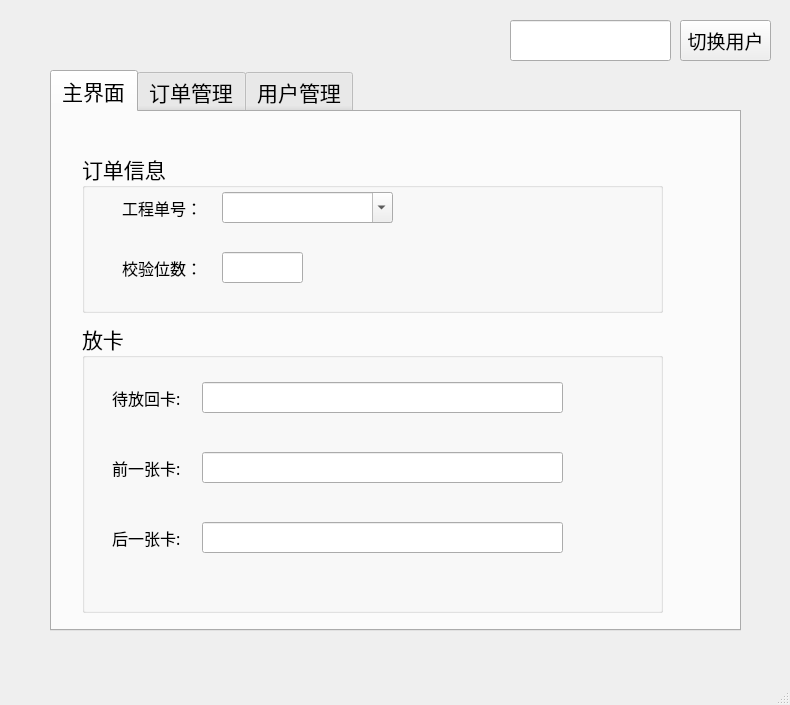
<?xml version="1.0" encoding="UTF-8"?>
<ui version="4.0">
 <class>MainWindow</class>
 <widget class="QMainWindow" name="MainWindow">
  <property name="geometry">
   <rect>
    <x>0</x>
    <y>0</y>
    <width>790</width>
    <height>705</height>
   </rect>
  </property>
  <property name="windowTitle">
   <string>MainWindow</string>
  </property>
  <widget class="QWidget" name="centralwidget">
   <widget class="QTabWidget" name="tabWidget">
    <property name="geometry">
     <rect>
      <x>50</x>
      <y>70</y>
      <width>691</width>
      <height>561</height>
     </rect>
    </property>
    <property name="font">
     <font>
      <family>微软雅黑</family>
      <pointsize>16</pointsize>
     </font>
    </property>
    <property name="currentIndex">
     <number>0</number>
    </property>
    <widget class="QWidget" name="tab">
     <attribute name="title">
      <string>主界面</string>
     </attribute>
     <widget class="QGroupBox" name="groupBox">
      <property name="geometry">
       <rect>
        <x>30</x>
        <y>40</y>
        <width>581</width>
        <height>161</height>
       </rect>
      </property>
      <property name="font">
       <font>
        <family>微软雅黑</family>
        <pointsize>16</pointsize>
       </font>
      </property>
      <property name="title">
       <string>订单信息</string>
      </property>
      <widget class="QLabel" name="label">
       <property name="geometry">
        <rect>
         <x>40</x>
         <y>40</y>
         <width>81</width>
         <height>31</height>
        </rect>
       </property>
       <property name="font">
        <font>
         <family>微软雅黑</family>
         <pointsize>12</pointsize>
        </font>
       </property>
       <property name="text">
        <string>工程单号：</string>
       </property>
      </widget>
      <widget class="QLabel" name="label_8">
       <property name="geometry">
        <rect>
         <x>40</x>
         <y>100</y>
         <width>91</width>
         <height>31</height>
        </rect>
       </property>
       <property name="font">
        <font>
         <family>微软雅黑</family>
         <pointsize>12</pointsize>
        </font>
       </property>
       <property name="text">
        <string>校验位数：</string>
       </property>
      </widget>
      <widget class="QLineEdit" name="get_check_num_edit">
       <property name="geometry">
        <rect>
         <x>140</x>
         <y>100</y>
         <width>81</width>
         <height>31</height>
        </rect>
       </property>
      </widget>
      <widget class="QComboBox" name="get_order_name_combo">
       <property name="geometry">
        <rect>
         <x>140</x>
         <y>40</y>
         <width>171</width>
         <height>31</height>
        </rect>
       </property>
       <property name="editable">
        <bool>true</bool>
       </property>
       <property name="currentText">
        <string/>
       </property>
       <property name="placeholderText">
        <string>请选择</string>
       </property>
      </widget>
     </widget>
     <widget class="QGroupBox" name="groupBox_6">
      <property name="geometry">
       <rect>
        <x>30</x>
        <y>210</y>
        <width>581</width>
        <height>291</height>
       </rect>
      </property>
      <property name="title">
       <string>放卡</string>
      </property>
      <widget class="QLabel" name="label_7">
       <property name="geometry">
        <rect>
         <x>30</x>
         <y>200</y>
         <width>91</width>
         <height>31</height>
        </rect>
       </property>
       <property name="font">
        <font>
         <family>微软雅黑</family>
         <pointsize>12</pointsize>
        </font>
       </property>
       <property name="text">
        <string>后一张卡:</string>
       </property>
      </widget>
      <widget class="QLineEdit" name="before_line">
       <property name="geometry">
        <rect>
         <x>120</x>
         <y>130</y>
         <width>361</width>
         <height>31</height>
        </rect>
       </property>
       <property name="font">
        <font>
         <family>微软雅黑</family>
         <pointsize>16</pointsize>
         <weight>50</weight>
         <bold>false</bold>
        </font>
       </property>
       <property name="readOnly">
        <bool>false</bool>
       </property>
      </widget>
      <widget class="QLineEdit" name="after_line">
       <property name="geometry">
        <rect>
         <x>120</x>
         <y>200</y>
         <width>361</width>
         <height>31</height>
        </rect>
       </property>
       <property name="font">
        <font>
         <family>微软雅黑</family>
         <pointsize>16</pointsize>
         <weight>50</weight>
         <bold>false</bold>
        </font>
       </property>
       <property name="readOnly">
        <bool>false</bool>
       </property>
      </widget>
      <widget class="QLabel" name="label_6">
       <property name="geometry">
        <rect>
         <x>30</x>
         <y>130</y>
         <width>91</width>
         <height>31</height>
        </rect>
       </property>
       <property name="font">
        <font>
         <family>微软雅黑</family>
         <pointsize>12</pointsize>
        </font>
       </property>
       <property name="text">
        <string>前一张卡:</string>
       </property>
      </widget>
      <widget class="QLineEdit" name="target_line">
       <property name="geometry">
        <rect>
         <x>120</x>
         <y>60</y>
         <width>361</width>
         <height>31</height>
        </rect>
       </property>
       <property name="font">
        <font>
         <family>微软雅黑</family>
         <pointsize>16</pointsize>
         <weight>50</weight>
         <bold>false</bold>
        </font>
       </property>
       <property name="readOnly">
        <bool>false</bool>
       </property>
      </widget>
      <widget class="QLabel" name="label_4">
       <property name="geometry">
        <rect>
         <x>30</x>
         <y>60</y>
         <width>91</width>
         <height>31</height>
        </rect>
       </property>
       <property name="font">
        <font>
         <family>微软雅黑</family>
         <pointsize>12</pointsize>
        </font>
       </property>
       <property name="text">
        <string>待放回卡:</string>
       </property>
      </widget>
     </widget>
    </widget>
    <widget class="QWidget" name="tab_2">
     <attribute name="title">
      <string>订单管理</string>
     </attribute>
     <widget class="QGroupBox" name="groupBox_4">
      <property name="geometry">
       <rect>
        <x>450</x>
        <y>30</y>
        <width>211</width>
        <height>461</height>
       </rect>
      </property>
      <property name="title">
       <string>订单配置</string>
      </property>
      <widget class="QLineEdit" name="selected_order_edit">
       <property name="geometry">
        <rect>
         <x>10</x>
         <y>70</y>
         <width>191</width>
         <height>31</height>
        </rect>
       </property>
       <property name="placeholderText">
        <string>订单号</string>
       </property>
      </widget>
      <widget class="QLineEdit" name="selected_checknum_edit">
       <property name="geometry">
        <rect>
         <x>10</x>
         <y>130</y>
         <width>191</width>
         <height>31</height>
        </rect>
       </property>
       <property name="echoMode">
        <enum>QLineEdit::Normal</enum>
       </property>
       <property name="placeholderText">
        <string>校验位数</string>
       </property>
      </widget>
      <widget class="QPushButton" name="add_order_btn">
       <property name="geometry">
        <rect>
         <x>40</x>
         <y>300</y>
         <width>121</width>
         <height>41</height>
        </rect>
       </property>
       <property name="text">
        <string>添加</string>
       </property>
      </widget>
      <widget class="QPushButton" name="update_order_btn">
       <property name="geometry">
        <rect>
         <x>40</x>
         <y>250</y>
         <width>121</width>
         <height>41</height>
        </rect>
       </property>
       <property name="text">
        <string>修改</string>
       </property>
      </widget>
      <widget class="QPushButton" name="remove_order_btn">
       <property name="geometry">
        <rect>
         <x>40</x>
         <y>350</y>
         <width>121</width>
         <height>41</height>
        </rect>
       </property>
       <property name="text">
        <string>删除</string>
       </property>
      </widget>
      <widget class="QPushButton" name="clear_order_btn">
       <property name="geometry">
        <rect>
         <x>40</x>
         <y>400</y>
         <width>121</width>
         <height>41</height>
        </rect>
       </property>
       <property name="text">
        <string>清空</string>
       </property>
      </widget>
     </widget>
     <widget class="QGroupBox" name="groupBox_5">
      <property name="geometry">
       <rect>
        <x>20</x>
        <y>30</y>
        <width>411</width>
        <height>461</height>
       </rect>
      </property>
      <property name="title">
       <string>订单信息</string>
      </property>
      <widget class="QTableWidget" name="order_table">
       <property name="geometry">
        <rect>
         <x>0</x>
         <y>40</y>
         <width>411</width>
         <height>421</height>
        </rect>
       </property>
      </widget>
     </widget>
    </widget>
    <widget class="QWidget" name="tab_3">
     <attribute name="title">
      <string>用户管理</string>
     </attribute>
     <widget class="QGroupBox" name="groupBox_2">
      <property name="geometry">
       <rect>
        <x>20</x>
        <y>30</y>
        <width>411</width>
        <height>461</height>
       </rect>
      </property>
      <property name="title">
       <string>用户信息</string>
      </property>
      <widget class="QTableWidget" name="user_table">
       <property name="geometry">
        <rect>
         <x>0</x>
         <y>40</y>
         <width>411</width>
         <height>421</height>
        </rect>
       </property>
      </widget>
     </widget>
     <widget class="QGroupBox" name="groupBox_3">
      <property name="geometry">
       <rect>
        <x>450</x>
        <y>30</y>
        <width>211</width>
        <height>461</height>
       </rect>
      </property>
      <property name="title">
       <string>用户配置</string>
      </property>
      <widget class="QLineEdit" name="selected_user_edit">
       <property name="geometry">
        <rect>
         <x>10</x>
         <y>70</y>
         <width>191</width>
         <height>31</height>
        </rect>
       </property>
       <property name="placeholderText">
        <string>用户名</string>
       </property>
      </widget>
      <widget class="QLineEdit" name="selected_password_edit">
       <property name="geometry">
        <rect>
         <x>10</x>
         <y>130</y>
         <width>191</width>
         <height>31</height>
        </rect>
       </property>
       <property name="echoMode">
        <enum>QLineEdit::Password</enum>
       </property>
       <property name="placeholderText">
        <string>密码</string>
       </property>
      </widget>
      <widget class="QComboBox" name="selected_combo_box">
       <property name="geometry">
        <rect>
         <x>10</x>
         <y>190</y>
         <width>191</width>
         <height>31</height>
        </rect>
       </property>
       <property name="currentText">
        <string/>
       </property>
       <property name="placeholderText">
        <string>请选择</string>
       </property>
      </widget>
      <widget class="QPushButton" name="add_user_btn">
       <property name="geometry">
        <rect>
         <x>40</x>
         <y>300</y>
         <width>121</width>
         <height>41</height>
        </rect>
       </property>
       <property name="text">
        <string>添加</string>
       </property>
      </widget>
      <widget class="QPushButton" name="update_user_btn">
       <property name="geometry">
        <rect>
         <x>40</x>
         <y>250</y>
         <width>121</width>
         <height>41</height>
        </rect>
       </property>
       <property name="text">
        <string>修改</string>
       </property>
      </widget>
      <widget class="QPushButton" name="remove_user_btn">
       <property name="geometry">
        <rect>
         <x>40</x>
         <y>350</y>
         <width>121</width>
         <height>41</height>
        </rect>
       </property>
       <property name="text">
        <string>删除</string>
       </property>
      </widget>
      <widget class="QPushButton" name="clear_user_btn">
       <property name="geometry">
        <rect>
         <x>40</x>
         <y>400</y>
         <width>121</width>
         <height>41</height>
        </rect>
       </property>
       <property name="text">
        <string>清空</string>
       </property>
      </widget>
     </widget>
    </widget>
   </widget>
   <widget class="QLineEdit" name="current_user_edit">
    <property name="geometry">
     <rect>
      <x>510</x>
      <y>20</y>
      <width>161</width>
      <height>41</height>
     </rect>
    </property>
    <property name="font">
     <font>
      <family>微软雅黑</family>
      <pointsize>16</pointsize>
     </font>
    </property>
    <property name="readOnly">
     <bool>false</bool>
    </property>
   </widget>
   <widget class="QPushButton" name="switch_user_btn">
    <property name="geometry">
     <rect>
      <x>680</x>
      <y>20</y>
      <width>91</width>
      <height>41</height>
     </rect>
    </property>
    <property name="font">
     <font>
      <family>微软雅黑</family>
      <pointsize>14</pointsize>
     </font>
    </property>
    <property name="text">
     <string>切换用户</string>
    </property>
   </widget>
  </widget>
  <widget class="QMenuBar" name="menubar">
   <property name="geometry">
    <rect>
     <x>0</x>
     <y>0</y>
     <width>790</width>
     <height>23</height>
    </rect>
   </property>
  </widget>
  <widget class="QStatusBar" name="statusbar"/>
  <action name="admin_action">
   <property name="text">
    <string>用户管理</string>
   </property>
  </action>
  <action name="actionorder">
   <property name="text">
    <string>order</string>
   </property>
  </action>
  <action name="actionsdf">
   <property name="text">
    <string>订单管理</string>
   </property>
  </action>
 </widget>
 <resources/>
 <connections/>
</ui>
